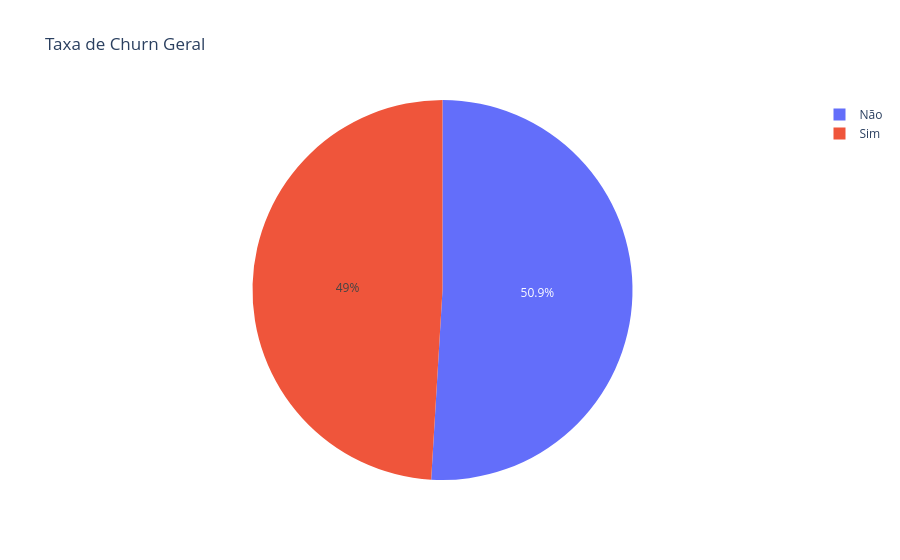

The notebook cell this image was saved under:
### Code cell
# Gráfico - Versão Interativa

# Calcula a contagem por categoria
churn_counts = df_churn['Churn'].value_counts() 

# Cria o gráfico
fig_pie = px.pie(values = churn_counts.values, 
                 names = churn_counts.index.map({1: 'Sim', 0: 'Não'}), 
                 title = 'Taxa de Churn Geral', 
                 color = churn_counts.index.map({1: 'Sim', 0: 'Não'}), 
                 color_discrete_map = {'Sim':'#EF553B', 'Não':'#636EFA'} ) 
fig_pie.show()

### Figure 1 — Plotly figure (JSON) as saved in the notebook; plotly's stock layout.template omitted (floating-point values rounded to 4 significant figures)
{"data": [{"customdata": [["Não"], ["Sim"]], "domain": {"x": [0, 1], "y": [0, 1]}, "hovertemplate": "label=%{label}<br>value=%{value}<br>color=%{customdata[0]}<extra></extra>", "labels": ["Não", "Sim"], "legendgroup": "", "marker": {"colors": ["#636EFA", "#EF553B"]}, "name": "", "showlegend": true, "type": "pie", "values": [1019, 981]}], "layout": {"legend": {"tracegroupgap": 0}, "title": {"text": "Taxa de Churn Geral"}}}
